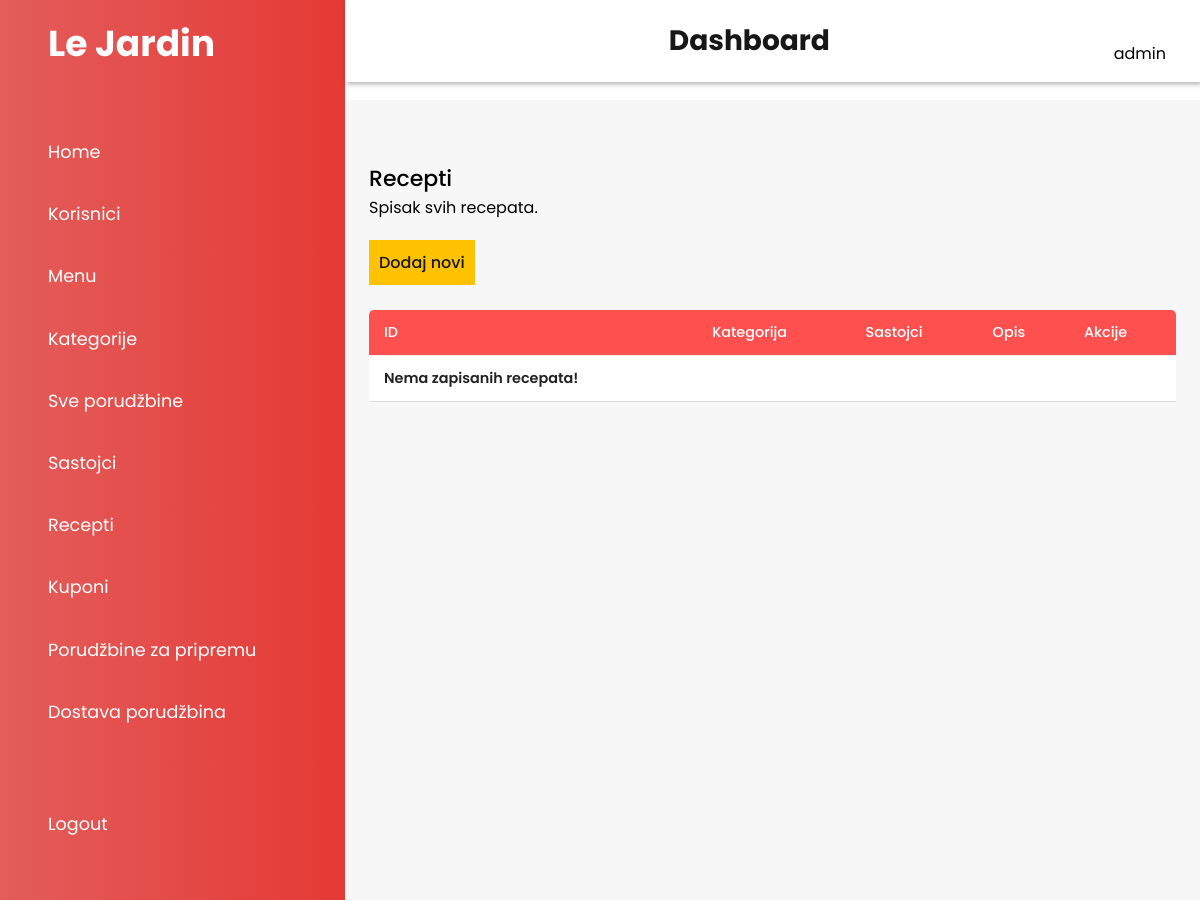
/admin/recepti.php (signed in), run on an earlier commit of the app's database.
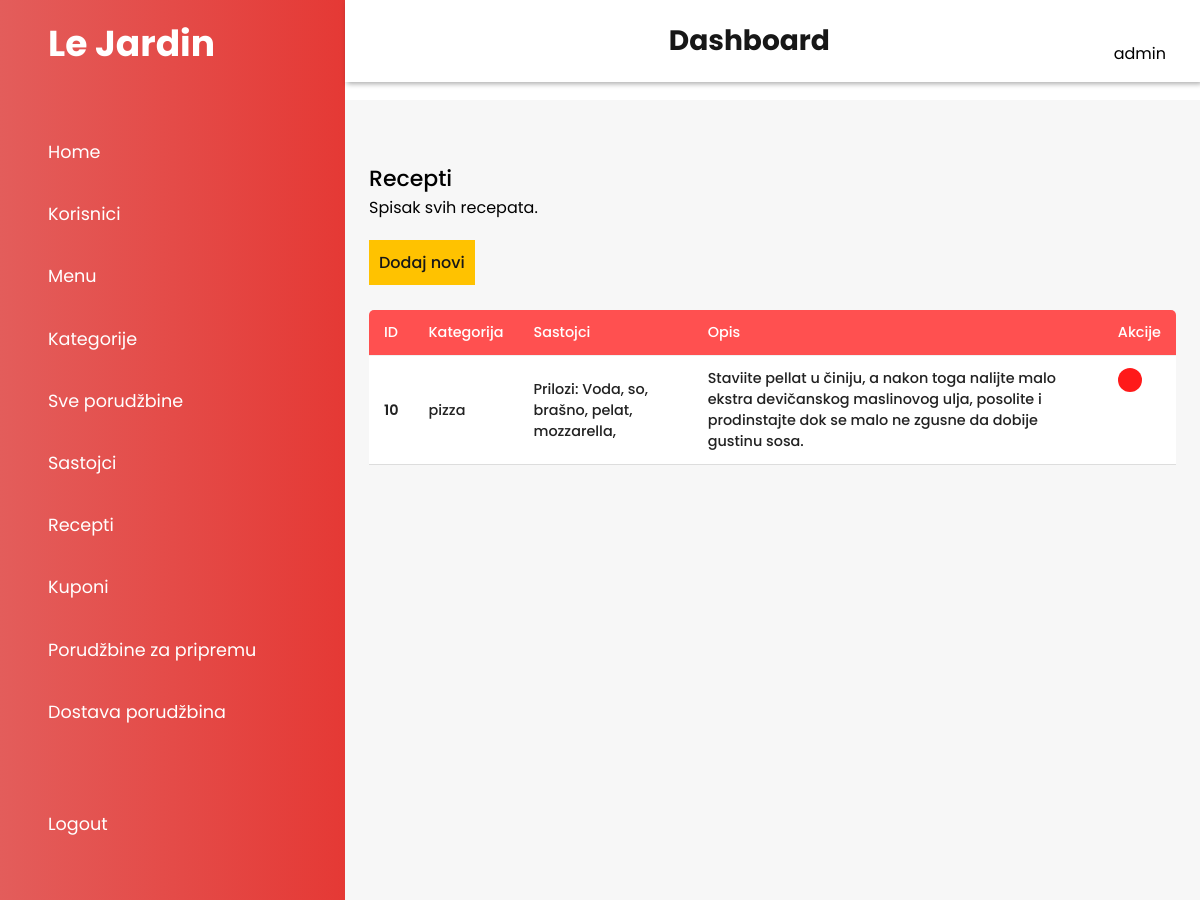
And on a later commit of the database.
### tables this page shows
CREATE TABLE `recepti` (
  `id` int(11) NOT NULL,
  `naziv` varchar(255) NOT NULL,
  `kategorija` varchar(255) NOT NULL,
  `sastojci` varchar(255) NOT NULL,
  `opis` varchar(255) NOT NULL
);

CREATE TABLE `tbl_category` (
  `id` int(11) NOT NULL,
  `title` varchar(100) NOT NULL,
  `food` varchar(100) NOT NULL
);

### admin/delovi/login-check.php (called while the page is built, shortened)
<?php
    if(!isset($_SESSION['user']))
    {
        $_SESSION['no-login-message'] = "<div class='error'>Please login to access Admin Panel. </div>";
        header('location:'.'login.php');
    }else if(isset($_SESSION['user'])){
        $username = $_SESSION['user'];
        $sql = "SELECT * FROM tbl_admin WHERE username = '$username' ";
        $res = mysqli_query($conn, $sql);
        $rows_session = mysqli_fetch_assoc($res);
        $status = $rows_session['status'];
    }
?>

### admin/recepti.php (the view, shortened to what this page needs)
<?php include('delovi/header-admin.php'); ?>
<?php
    if($role == 'admin' || $role == 'kuvar'){
        if($status=='active'){
?>
        <main>
            <div class="row row_column">
                <h3>Recepti</h3>
                <p>Spisak svih recepata.</p>
            </div>
            <div class="row">
                <a href="add-recept.php" class="btn-primary"><i class="las la-plus-circle"></i> Dodaj novi</a>
            </div>
            <div class="table-grid" >
                <div class="table-responsive">
                    <table width="100%" class="content-table">
                        <thead>
                            <tr>
                                <th>ID</th>
                                <th>Kategorija</th>
                                <th>Sastojci</th>
                                <th>Opis</th>
                                <th>Akcije</th>
                            </tr>
                        </thead>
                        <tbody>
                    <?php
                        $sql = "SELECT * FROM recepti";
                        $res = mysqli_query($conn, $sql);
                        if($res==TRUE){
                            $count = mysqli_num_rows($res);
                            if($count>0){
                                while($rows=mysqli_fetch_assoc($res))
                                {
                                    $id=$rows['id'];
                                    $kategorija=$rows['kategorija'];
                                    $sastojci=$rows['sastojci'];
                                    $opis=$rows['opis'];
                                    $sql_cat_name = "SELECT * FROM tbl_category WHERE id='$kategorija'";
                                    $res_cat_name = mysqli_query($conn, $sql_cat_name);
                                    if($res_cat_name==TRUE){
                                        $count_cat_name = mysqli_num_rows($res_cat_name);
                                        if($count_cat_name>0){
                                            $rows_cat_name=mysqli_fetch_assoc($res_cat_name);
                                            $ime_kategorije=$rows_cat_name['title'];
                                        }
                                    }
                                    ?>
                                        <tr>
                                            <td data-label="ID"><?php echo $id; ?></td>
                                            <td data-label="Kategorija"><?php echo $ime_kategorije; ?></td>
                                            <td data-label="Sastojci"><?php echo $sastojci; ?></td>
                                            <td data-label="Opis"><?php echo $opis; ?></td>
                                            <td colspan="2" data-label="Akcije">
                                                <a onclick="return confirm('Da li ste sigurni da želite obrisati ovaj recept?');" href="delete-recept.php?id=<?php echo $id; ?>" class="btn-danger"><span class="las la-trash"></a>
                                            </td>
                                        </tr>
                                    <?php
                                }
                            }else{
                                ?>
                                    <tr>
                                        <td>Nema zapisanih recepata!</td>
                                        <td></td>
                                        <td></td>
                                        <td></td>
                                        <td></td>
                                    </tr>
                                        <?php
                            }
                        }
                    ?>
                        </tbody>
                    </table>
                </div>
            </div>
        </main>
    </body>
    <?php
    }else{
        $_SESSION['inactive_status'] = "Vaš nalog nije više aktivan. Kontaktirajte podršku za više informacija.";
        header('location: login.php');
    }
}else{
        header('location: index.php');
} ?>
</html>

What changed in the data, as far as the page shows it:
added recepti: id "10", tbl_category.title "pizza", sastojci "Prilozi: Voda, so, brašno, pelat, mozzarella,", opis "Staviite pellat u činiju, a nakon toga nalijte malo ekstra devičanskog maslinovog ulja, posolite i prodinstajte dok se malo ne zgusne da dobije gustinu sosa."
Also different on the page:
text no longer shown: "Nema zapisanih recepata!"
